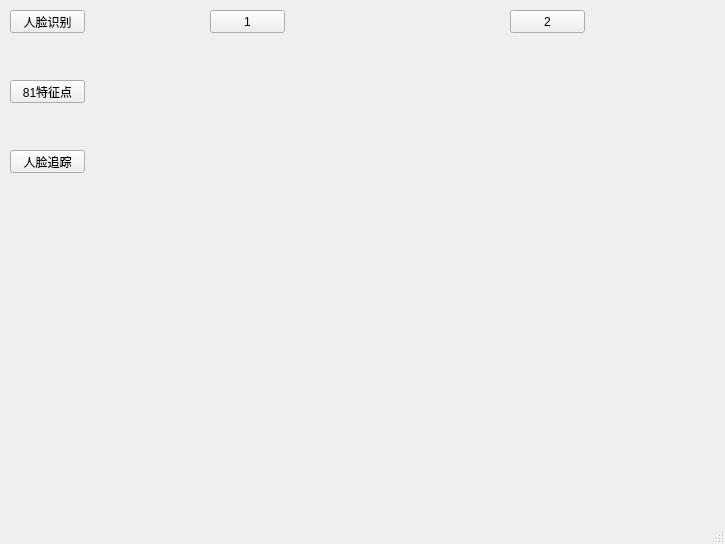
<?xml version="1.0" encoding="UTF-8"?>
<ui version="4.0">
 <class>MainWindow</class>
 <widget class="QMainWindow" name="MainWindow">
  <property name="geometry">
   <rect>
    <x>0</x>
    <y>0</y>
    <width>725</width>
    <height>544</height>
   </rect>
  </property>
  <property name="windowTitle">
   <string>MainWindow</string>
  </property>
  <widget class="QWidget" name="centralwidget">
   <widget class="QPushButton" name="pushButton">
    <property name="geometry">
     <rect>
      <x>10</x>
      <y>10</y>
      <width>75</width>
      <height>23</height>
     </rect>
    </property>
    <property name="text">
     <string>人脸识别</string>
    </property>
   </widget>
   <widget class="QPushButton" name="pushButton_2">
    <property name="geometry">
     <rect>
      <x>10</x>
      <y>150</y>
      <width>75</width>
      <height>23</height>
     </rect>
    </property>
    <property name="text">
     <string>人脸追踪</string>
    </property>
   </widget>
   <widget class="QPushButton" name="pushButton_3">
    <property name="geometry">
     <rect>
      <x>10</x>
      <y>80</y>
      <width>75</width>
      <height>23</height>
     </rect>
    </property>
    <property name="text">
     <string>81特征点</string>
    </property>
   </widget>
   <widget class="QPushButton" name="pushButton_4">
    <property name="geometry">
     <rect>
      <x>210</x>
      <y>10</y>
      <width>75</width>
      <height>23</height>
     </rect>
    </property>
    <property name="text">
     <string>1</string>
    </property>
   </widget>
   <widget class="QPushButton" name="pushButton_5">
    <property name="geometry">
     <rect>
      <x>510</x>
      <y>10</y>
      <width>75</width>
      <height>23</height>
     </rect>
    </property>
    <property name="text">
     <string>2</string>
    </property>
   </widget>
   <widget class="QWidget" name="horizontalLayoutWidget">
    <property name="geometry">
     <rect>
      <x>110</x>
      <y>40</y>
      <width>601</width>
      <height>321</height>
     </rect>
    </property>
    <layout class="QHBoxLayout" name="horizontalLayout">
     <item>
      <widget class="QLabel" name="label">
       <property name="text">
        <string/>
       </property>
      </widget>
     </item>
     <item>
      <widget class="QLabel" name="label_2">
       <property name="text">
        <string/>
       </property>
      </widget>
     </item>
    </layout>
   </widget>
   <widget class="QLabel" name="label_3">
    <property name="geometry">
     <rect>
      <x>310</x>
      <y>370</y>
      <width>181</width>
      <height>41</height>
     </rect>
    </property>
    <property name="text">
     <string/>
    </property>
   </widget>
  </widget>
  <widget class="QMenuBar" name="menubar">
   <property name="geometry">
    <rect>
     <x>0</x>
     <y>0</y>
     <width>725</width>
     <height>22</height>
    </rect>
   </property>
  </widget>
  <widget class="QStatusBar" name="statusbar"/>
 </widget>
 <resources/>
 <connections/>
</ui>
